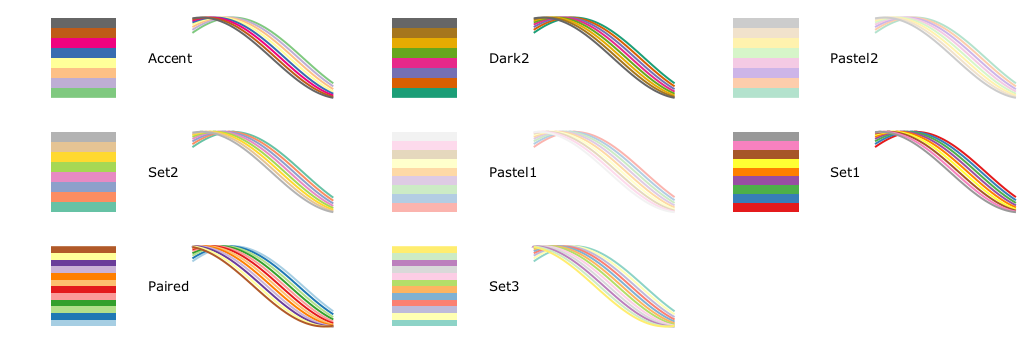

The gnuplot source for this figure:
#!/usr/bin/gnuplot
#
# Qualitative color maps from colorbrewer
#
# AUTHOR: Hagen Wierstorf
# gnuplot 4.6 patchlevel 0

reset

# wxt
#set terminal wxt size 1024,343 enhanced font 'Verdana,10' persist
# png
set terminal pngcairo size 1024,343 enhanced font 'Verdana,10'
set output 'qualitative.png'


unset border
unset key
unset tics
unset colorbox

# function for lines
set xrange [0:pi]
f(x,i) = cos(x - 1.0 + i/10.0)

set multiplot layout 3,6

do for [pal in "Accent Dark2 Pastel2 Set2"] {
    filename = '../qualitative/'.pal.'.plt'
    load filename
    # plot colorbar
    set lmargin 4
    set rmargin 4
    plot 'data_8.txt' u 1:2:3 w image
    # plot lines
    set label 1 pal at -1,0 left front
    set lmargin -6
    set rmargin 1
    plot for [ii=1:8] f(x,ii) ls ii lw 2
    unset label
}

do for [pal in "Pastel1 Set1"] {
    filename = '../qualitative/'.pal.'.plt'
    load filename
    # plot colorbar
    set lmargin 4
    set rmargin 4
    plot 'data_9.txt' u 1:2:3 w image
    # plot lines
    set label 1 pal at -1,0 left front
    set lmargin -6
    set rmargin 1
    plot for [ii=1:9] f(x,ii) ls ii lw 2
    unset label
}

do for [pal in "Paired Set3"] {
    filename = '../qualitative/'.pal.'.plt'
    load filename
    # plot colorbar
    set lmargin 4
    set rmargin 4
    plot 'data_12.txt' u 1:2:3 w image
    # plot lines
    set label 1 pal at -1,0 left front
    set lmargin -6
    set rmargin 1
    plot for [ii=1:12] f(x,ii) ls ii lw 2
    unset label
}

unset multiplot
